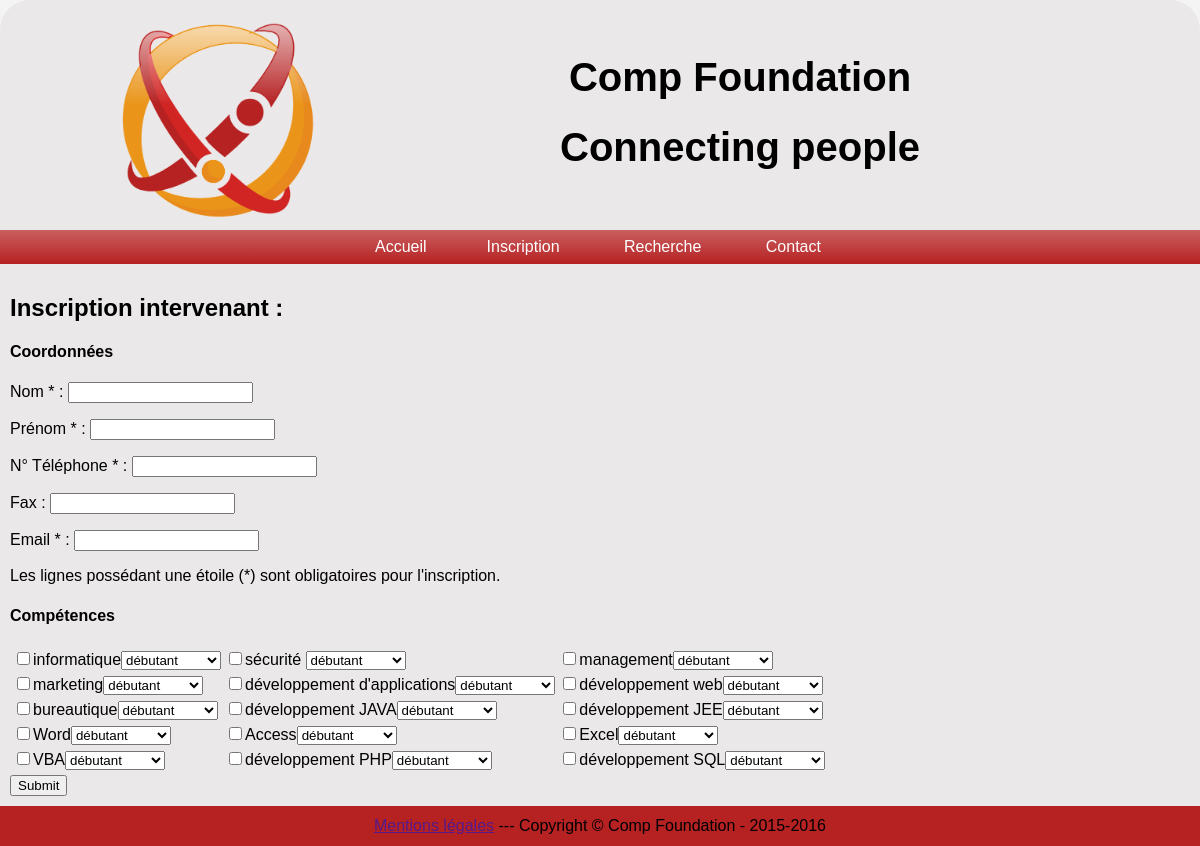
Screenshot of /projetphpmysql/insc-i.php with the database file from the repository.
### tables this page shows
CREATE TABLE `domaine` (
  `dom_id` int(11) NOT NULL AUTO_INCREMENT,
  `dom_libelle` varchar(100) NOT NULL,
  `dom_iddomaineparent` int(11) NOT NULL,
  PRIMARY KEY (`dom_id`),
  KEY `fk_domsup` (`dom_iddomaineparent`),
  CONSTRAINT `fk_domsup` FOREIGN KEY (`dom_iddomaineparent`) REFERENCES `domaine` (`dom_id`)
);

### projetphpmysql/insc-i.php (the view, shortened to what this page needs)
<!DOCTYPE HTML>
<html>
    <head>
        <link rel = "stylesheet" href="css/index.css"/>
        <link rel = "stylesheet" href="css/global.css"/>
    </head>
    <body>
        <div class="contenu">
            <header>
                <div class="top">
                    <img href="index.php" src="images/logofinal.png" width="200px" height="200px"/>
                    <h1 id ="slogan">Comp Foundation<br/>Connecting people</h1>
                </div>
                <div class="nav">
                    <ul id="menu">
                        <li><a href="index.php">Accueil</a>
                        <li><a>Inscription</a>
                        </li>
                        <li><a>Recherche</a>
                        </li>
                        <li><a href="contact.php">Contact</a>
                    </ul>
                </div>
            </header>
            <div class="wrapper">
                <h2 class="titrePage">Inscription intervenant :</h2>
                <div class="formulaire">
                    <form action="<?php $_PHP_SELF ?>" method="post">
                        <h4>Coordonnées</h4>
                        <p><span>Nom *</span> : <input class="txtbox" type="text" name="AddNom" required/></p>
                        <p><span>Prénom *</span> : <input class="txtbox" type="text" name="AddPrenom" required/></p>
                        <p><span>N° Téléphone *</span> : <input class="txtbox" type="text" name="AddTel" required/></p>
                        <p><span>Fax</span> : <input class="txtbox" type="text" name="AddFax"/></p>
                        <p><span>Email *</span> : <input class="txtbox" type="text" name="AddMail" required/></p>
                        <span id="notabene">Les lignes possédant une étoile (*) sont obligatoires pour l'inscription.</span>
                        <h4>Compétences</h4>
                        <?php
                        $dbConn = mysqli_connect('localhost', 'root', 'toor');
                        mysqli_select_db($dbConn, 'compfundationdb');
                        $Querydomaine = mysqli_query($dbConn, "SELECT * FROM domaine");
                        $compteur = 1;
                        print("<table><tr>");
                        while($row = mysqli_fetch_assoc($Querydomaine))
                        {
                            print("<td><input name='checkbox[]' id='chkbx".$compteur."' type='checkbox' value='".$row['dom_id']."'>".$row['dom_libelle']."");
                            $Querylvl = mysqli_query($dbConn, "SELECT * FROM niveau");
                            print('<select name="niveau[]" >');
                            while($row1 = mysqli_fetch_assoc($Querylvl))
                            {
                                print('<option value="'. $row1['niv_id'] . '">'. $row1['niv_libelle'] . '</option>');
                            }
                            print('</select>');
                            if($compteur % 3 == 0)
                            {
                                print("</td></tr><tr>");
                            }
                            else
                            {
                                print("</td>");
                            }
                            $compteur += 1;
                        }
                        print("</tr></table>");
                        ?>
                        <input class="btVal" type="submit" text="Valider">
                    </form>
                </div>
                <div class="push"></div>
            </div>
        </div>
        <div class="footer">
            <a href="" onclick="funcMentionsLegales()">Mentions légales</a> --- Copyright &#169 Comp Foundation - 2015-2016
        </div>
    </body>
</html>

### projetphpmysql/css/global.css (style rules this page uses)
html, body { max-width: 1200px; margin: auto; padding: 0; background-image:-webkit-linear-gradient(top, #f4f4f4 0%, #e5e5e5 100%); background-image:linear-gradient(to bottom, #f4f4f4 0%, #e5e5e5 100%); height: 100%; background-attachment: fixed; background-repeat: no-repeat; font-family: arial; }
.top { background-color: #eae8e8; margin: auto; padding: 15px; height: 200px; border-radius: 30px 30px 0px 0px; }
.top img { margin-left: 100px; height: auto; float: left; }
#slogan { height: 70px; line-height: 70px; font-size: 40px; margin-right: 20px; text-align: center; font-style: italic bold; }
#menu, #menu ul { padding:0; margin:0; list-style:none; text-align:center; }
#menu li { display:inline-block; position:relative; margin-left: -4px; }
#menu, #menu li { background-color: #6f2424; background-image:-webkit-linear-gradient(top, #CA5F60 0%, #B62122 100%); background-image:linear-gradient(to bottom, #CA5F60 0%, #B62122 100%); }
#menu a { text-decoration:none; display:block; padding:8px 32px; color:#fff; }
.contenu { min-height: 100%; margin: 0 auto -40px; }
.wrapper { min-height: 400px; background-color: #eae8e8; border-bottom-left-radius: 30px; border-bottom-right-radius: 30px; padding: 10px; }
.footer, .push { line-height: 40px; height: 40px; }
.footer { background-color: #B62122; text-align: center; }

### rows the page displays
domaine: dom_libelle "informatique"
domaine: dom_libelle "sécurité"
domaine: dom_libelle "management"
domaine: dom_libelle "marketing"
domaine: dom_libelle "développement d'applications"
domaine: dom_libelle "développement web"
domaine: dom_libelle "bureautique"
domaine: dom_libelle "développement JAVA"
domaine: dom_libelle "développement JEE"
domaine: dom_libelle "Word"
domaine: dom_libelle "Access"
domaine: dom_libelle "Excel"
domaine: dom_libelle "VBA"
domaine: dom_libelle "développement PHP"
domaine: dom_libelle "développement SQL"

### other values shown
form field value "débutant"
